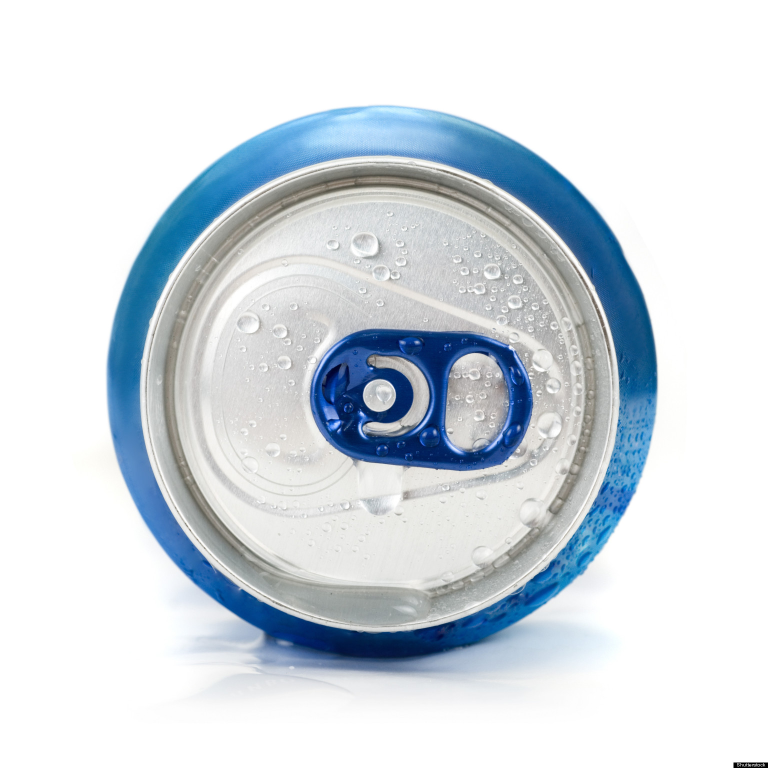
#> input picture can.jpg, 1536 x 1536 px (shown at 1/2 size)
$ python canny.py --image can.jpg
#> lines starting #> are read from the running program, lines starting #| are printed output that depends on the picture; after the words box and inside, x2 and y2 are one past the last pixel; in counts of white or black regions, pixels touching at a corner belong together
import numpy as np
import cv2
import argparse
import matplotlib.pyplot as plt

#construct the argument parser and parse the arguments
ap = argparse.ArgumentParser()
ap.add_argument('-i', '--image', required = True, help = "Path to the image")
ap.add_argument("-s", "--shrink", action="store_true")
args = vars(ap.parse_args())

#Load the image and clone it for output
img = cv2.imread(args['image'])
#> img is the input picture: shape (1536, 1536, 3); mean B, G, R 225.9, 219, 210.8
if args["shrink"]:
	img = cv2.resize(img, (0,0), fx=.25, fy=.25)
gray = cv2.cvtColor(img, cv2.COLOR_BGR2GRAY)
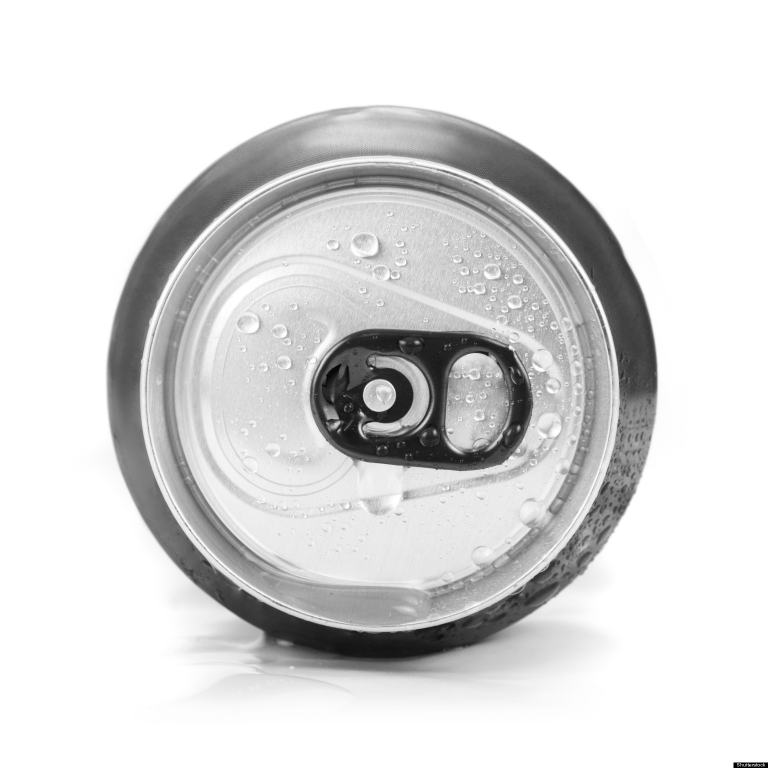
#> gray: shape (1536, 1536) (shown at 1/2 size); min 0, max 255, mean 217.4
edges = cv2.Canny(gray, 50, 100)
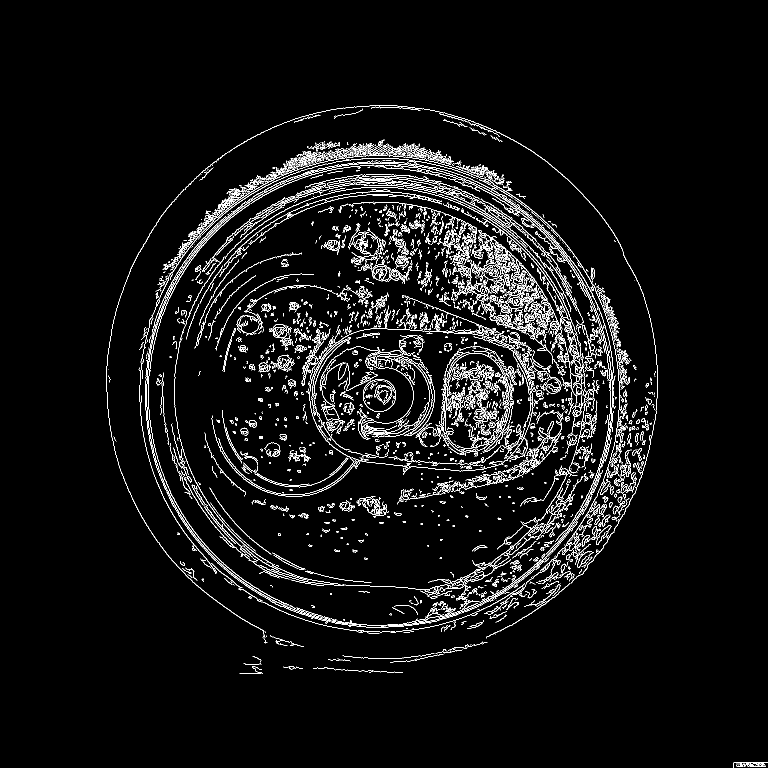
#> edges: shape (1536, 1536) (shown at 1/2 size); 4.6% white in thin lines or dots, all inside (x1, y1, x2, y2) = (213, 210, 1536, 1536)
#adjust low and high hysteresis threshold - to test out what CHT will do (canny computerphile vid)


plt.figure(1)

'''
plt.subplot(121)
plt.imshow(cv2.cvtColor(gray, cv2.COLOR_GRAY2RGB))
'''


#plt.subplot(122)
plt.imshow(cv2.cvtColor(edges, cv2.COLOR_GRAY2RGB))
plt.show()

'''
cv2.imshow("canny", np.hstack([gray, edges]))
cv2.waitKey(0)
'''
